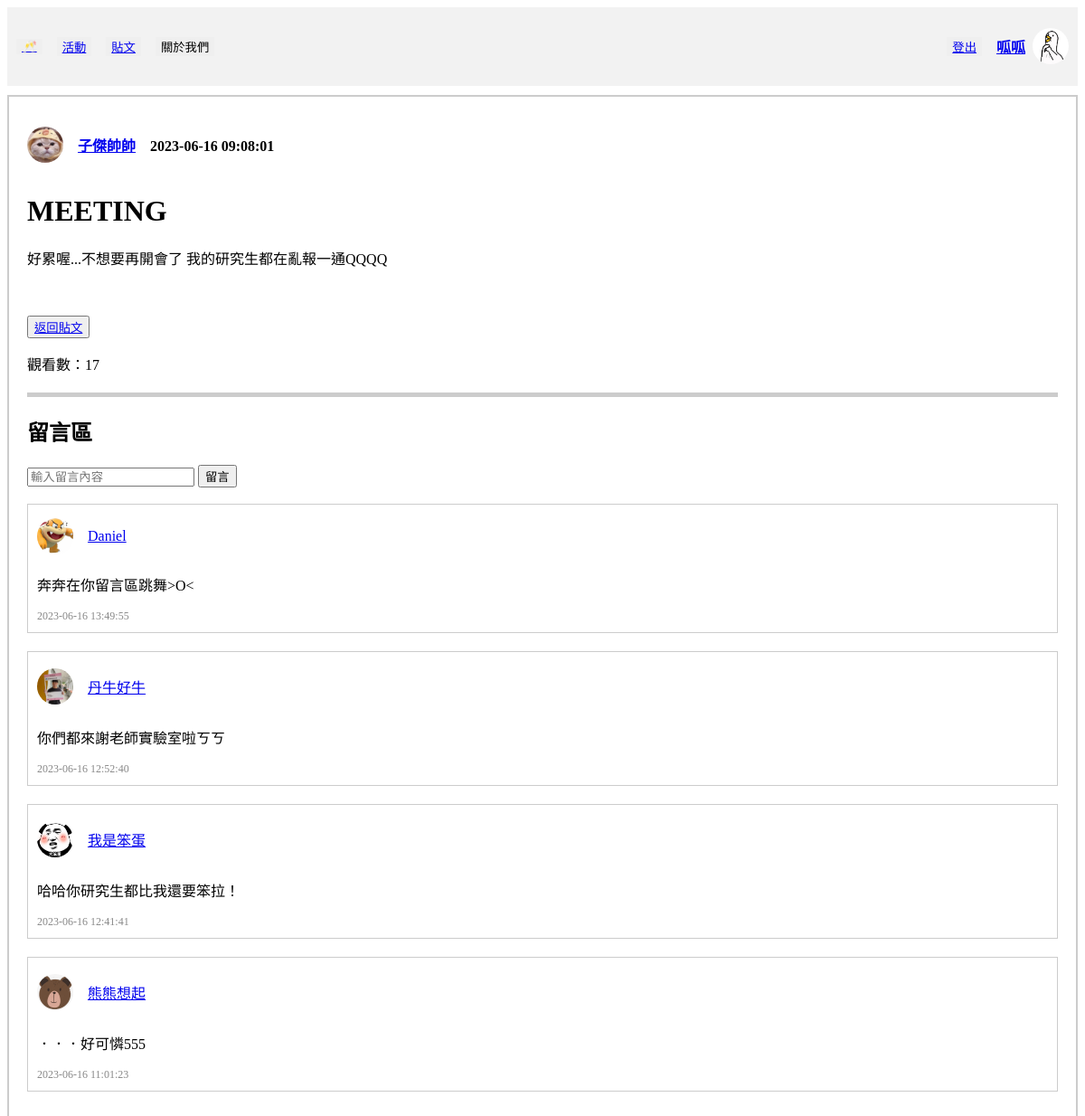
Before: /post/posts/26 (signed in) with the older database file.
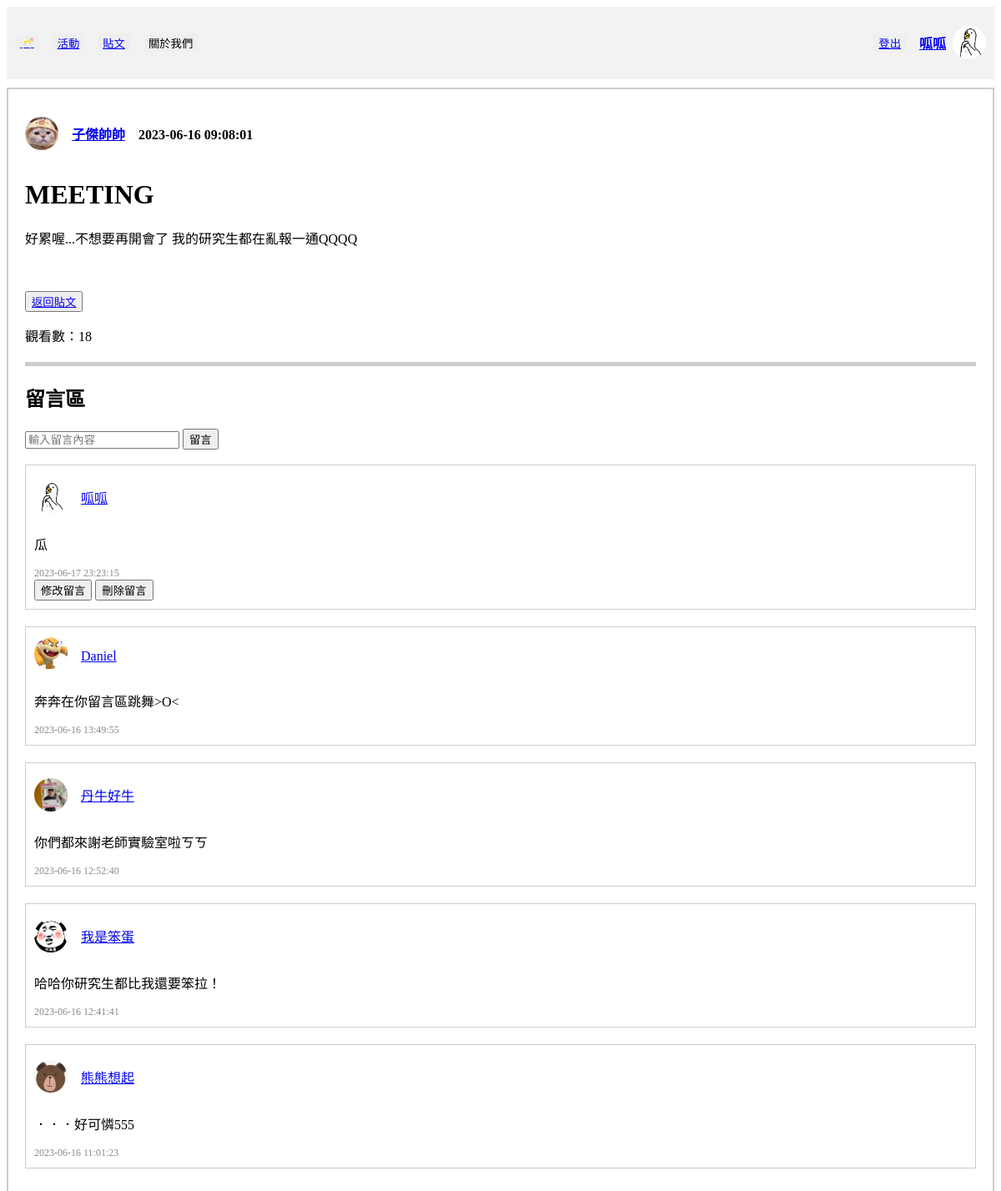
After: the same page with the newer database file.
### tables this page shows
CREATE TABLE "Comment" (
	"commentID"	INTEGER,
	"commentPostID"	INTEGER,
	"commentUserID"	INTEGER,
	"commentTime"	TEXT,
	"commentContent"	TEXT,
	FOREIGN KEY("commentUserID") REFERENCES "User"("userID") ON DELETE CASCADE,
	FOREIGN KEY("commentPostID") REFERENCES "Post"("postID") ON DELETE CASCADE,
	PRIMARY KEY("commentID" AUTOINCREMENT)
);

CREATE TABLE "User" (
	"userID"	INTEGER,
	"password"	VARCHAR(10),
	"nickname"	VARCHAR(10) NOT NULL,
	"gender"	VARCHAR(1) NOT NULL,
	"birth"	TEXT,
	"cellphone"	VARCHAR(10),
	"email"	TEXT UNIQUE,
	"image" TEXT,
	PRIMARY KEY("userID" AUTOINCREMENT)
);

### crud/crudPost.py (the view)
@post_bp.route("/posts/<string:sortmethod>", methods=["GET", "POST"])
def posts_method(sortmethod):
    userID = session["userID"]
    searching_value = ""
    if sortmethod == "newest" or sortmethod == "None":
        con = sql.connect("funCrew_db.db")
        con.row_factory = sql.Row
        cur = con.cursor()
        cur.execute(
            "SELECT * FROM Post, User WHERE postUserID = userID ORDER BY postTime DESC"
        )
        posts = cur.fetchall()
        con.commit()
        con.close()
    elif sortmethod == "mostView":
        con = sql.connect("funCrew_db.db")
        con.row_factory = sql.Row
        cur = con.cursor()
        cur.execute(
            "SELECT * FROM Post, User WHERE postUserID = userID ORDER BY postView DESC"
        )
        posts = cur.fetchall()
        con.commit()
        con.close()
    elif sortmethod == "hotest":
        con = sql.connect("funCrew_db.db")
        con.row_factory = sql.Row
        cur = con.cursor()
        cur.execute(
            "SELECT * FROM Post, User LEFT JOIN Comment ON postID=commentPostID WHERE postUserID=userID GROUP BY postID ORDER BY count(commentPostID) DESC"
        )
        posts = cur.fetchall()
        con.commit()
        con.close()
    elif sortmethod == "searching":
        if request.form.get("searching_value"):
            searching_value = request.form.get("searching_value")
        elif request.args.get("searching_value"):
            searching_value = request.args.get("searching_value")
        searching_exp = "%" + searching_value + "%"
        con = sql.connect("funCrew_db.db")
        con.row_factory = sql.Row
        cur = con.cursor()
        cur.execute(
            "SELECT * FROM Post, User WHERE postUserID = userID AND (postTitle LIKE ? OR nickName LIKE ?)",
            (
                searching_exp,
                searching_exp,
            ),
        )
        posts = cur.fetchall()
        con.commit()
        con.close()
    elif sortmethod == "my_posts":
        con = sql.connect("funCrew_db.db")
        con.row_factory = sql.Row
        cur = con.cursor()
        cur.execute(
            "SELECT * FROM Post WHERE postUserID = ? ORDER BY postTime DESC", (userID,)
        )
        posts = cur.fetchall()
        con.commit()
        con.close()
    return render_template(
        "posts.html",
        nickname=get_nickname(userID),
        avatar=get_avatar_path(userID),
        posts=posts,
        userID=userID,
        sortmethod=sortmethod,
        searching_value=searching_value,
    )

### templates/post_detail.html (shortened to what this page needs)
<!DOCTYPE html>
<html lang="zh-Hant-TW">
<head>
</head>
<body>
    <div class="header">
        <div class="header-left">
            <button class="button"><a href="/home"> 🥂 </a></button>
            <button class="button"><a href="/activity/activities/signingUp">活動</a></button>
            <button class="button"><a href="/post/posts/newest">貼文</a></button>
            <button class="button">關於我們</button>
        </div>
        <div class="header-right">
            <button class="button"><a href="/user/logout">登出</a></button>
            <div class="user-info">
                <h4><a href="/user/personalInfo">{{ origin_username }}</a></h4></button>
                <img src="{{ url_for('static', filename='images/avatars/' + origin_user_image[0]) }}" alt="大頭貼">
            </div>
        </div>
    </div>
    <div class="post-wrapper">
        <div class="user-info">
            <img src="{{ url_for('static', filename='images/avatars/' + user_image[0]) }}" alt="大頭貼">
            <h4>　<a href="/user/info/{{post['postUserID']}}">{{ post['nickname'] }}</a>　{{ post['postTime'] }}</h4>
        </div>
        <h1>{{ post['postTitle'] }}</h1>
        <p>{{ post['postContent'] }}</p>
        <br><br>
        {% if searching_value %}
        <button><a href="/post/posts/{{sortmethod}}?searching_value={{searching_value}}">返回</a></button>
        {% else %}
        <button><a href="/post/posts/{{sortmethod}}">返回貼文</a></button>
        {% endif %}
        <p>觀看數：{{views}}</p>
        <div class="separator"></div>
        <h2>留言區</h2>
        <form action="/post/posts/{{ postID }}" method="post">
            <div class="input">
                <input type="text" name="content" placeholder="輸入留言內容" required>
                <button type="submit">留言</button>
            </div>
        </form>
        <br>
        {% for comment in comments %}
        <div class="post">
            <div class="content">
                <div class="user-info">
                    <img src="{{ url_for('static', filename='images/avatars/' + comment['image']) }}" alt="大頭貼">
                    <p><a href="/user/info/{{ comment['commentUserID'] }}">{{ comment['nickname'] }}</a></p>
                </div>
                <p>{{ comment['commentContent'] }}</p>
            </div>
            <div class="info">
                <span>{{ comment['commentTime'] }}</span>
            </div>
            {% if comment['commentUserID'] == userID %}
            <div>
                <button><a href="/post/posts/update_comment/{{ comment['commentID'] }}"
                        style="text-decoration:none; color:black">修改留言</button>
                <button><a href="/post/posts/delete_comment/{{ comment['commentID'] }}"
                        style="text-decoration:none; color:black">刪除留言</button>
            </div>
            {% endif %}
        </div>
        {% endfor %}
    </div>
</body>

Changed rows visible on the page:
added Comment: image (picture), nickname "呱呱", commentContent "瓜", commentTime "2023-06-17 23:23:15"
Other visible differences:
{{ views }}: "17" → "18"
